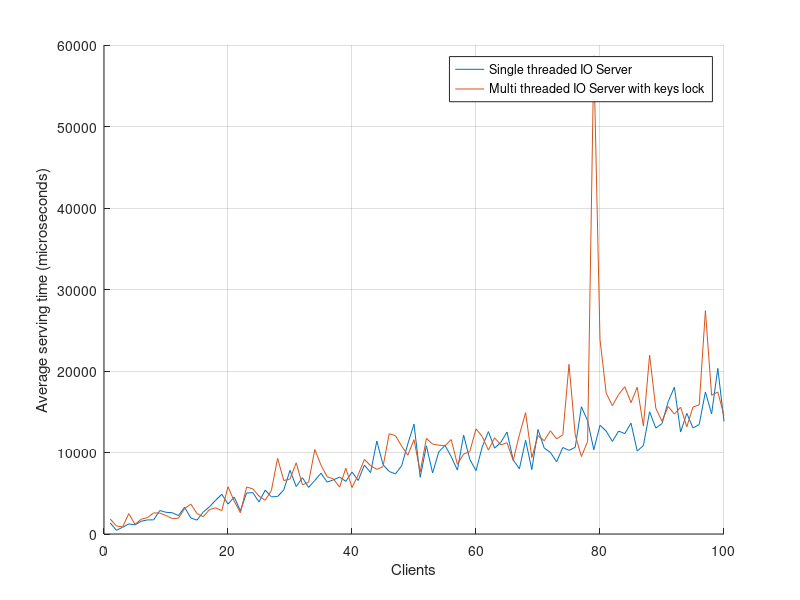

MATLAB code for this plot:
% This script is used to plot the data against each other.
load resultsIOSingle.txt;
load resultsIOMultiPipelinedKeysLock.txt;

x=1:1:100; %range from 1 to 100 with step 1
y=resultsIOSingle;
z=resultsIOMultiPipelinedKeysLock;

figure;
hold all;
plot(x,y);
plot(x,z);

xlabel('Clients');
ylabel('Average serving time (microseconds)');
legend('Single threaded IO Server','Multi threaded IO Server with keys lock')
grid on;
zoom on;